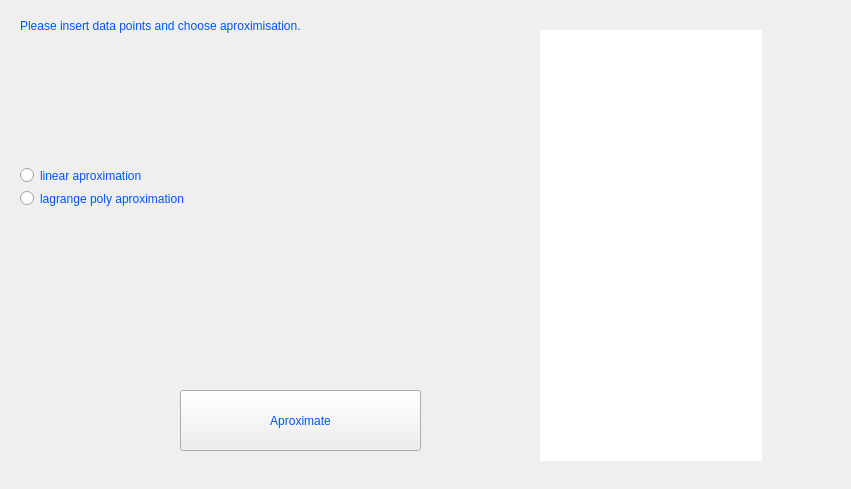
<?xml version="1.0" encoding="UTF-8"?>
<ui version="4.0">
 <class>Create_table</class>
 <widget class="QWidget" name="Create_table">
  <property name="geometry">
   <rect>
    <x>0</x>
    <y>0</y>
    <width>851</width>
    <height>489</height>
   </rect>
  </property>
  <property name="windowTitle">
   <string>Form</string>
  </property>
  <widget class="QTableWidget" name="tableWidget">
   <property name="geometry">
    <rect>
     <x>540</x>
     <y>30</y>
     <width>222</width>
     <height>431</height>
    </rect>
   </property>
   <property name="frameShape">
    <enum>QFrame::NoFrame</enum>
   </property>
   <property name="sizeAdjustPolicy">
    <enum>QAbstractScrollArea::AdjustIgnored</enum>
   </property>
   <property name="alternatingRowColors">
    <bool>false</bool>
   </property>
   <property name="rowCount">
    <number>0</number>
   </property>
   <property name="columnCount">
    <number>0</number>
   </property>
  </widget>
  <widget class="QLabel" name="label">
   <property name="geometry">
    <rect>
     <x>20</x>
     <y>0</y>
     <width>411</width>
     <height>51</height>
    </rect>
   </property>
   <property name="styleSheet">
    <string notr="true">font: 75 12pt &quot;Arial&quot;;
color: rgb(0, 85, 255);
</string>
   </property>
   <property name="text">
    <string>Please insert data points and choose aproximisation.</string>
   </property>
  </widget>
  <widget class="QRadioButton" name="linear">
   <property name="geometry">
    <rect>
     <x>20</x>
     <y>160</y>
     <width>181</width>
     <height>31</height>
    </rect>
   </property>
   <property name="styleSheet">
    <string notr="true">color: rgb(0, 85, 255);
font: 10pt &quot;MS Shell Dlg 2&quot;;
selection-color: rgb(0, 0, 255);</string>
   </property>
   <property name="text">
    <string>linear aproximation</string>
   </property>
  </widget>
  <widget class="QRadioButton" name="lagrange">
   <property name="geometry">
    <rect>
     <x>20</x>
     <y>190</y>
     <width>191</width>
     <height>17</height>
    </rect>
   </property>
   <property name="styleSheet">
    <string notr="true">color: rgb(0, 85, 255);
font: 10pt &quot;MS Shell Dlg 2&quot;;
selection-color: rgb(0, 0, 255);</string>
   </property>
   <property name="text">
    <string>lagrange poly aproximation</string>
   </property>
  </widget>
  <widget class="QPushButton" name="Aproximate_button">
   <property name="geometry">
    <rect>
     <x>180</x>
     <y>390</y>
     <width>241</width>
     <height>61</height>
    </rect>
   </property>
   <property name="styleSheet">
    <string notr="true">background-image: url(:/window/Button.png);
color: rgb(0, 85, 255);
font: 20pt &quot;MS Shell Dlg 2&quot;;</string>
   </property>
   <property name="text">
    <string>Aproximate</string>
   </property>
  </widget>
 </widget>
 <resources/>
 <connections/>
</ui>
